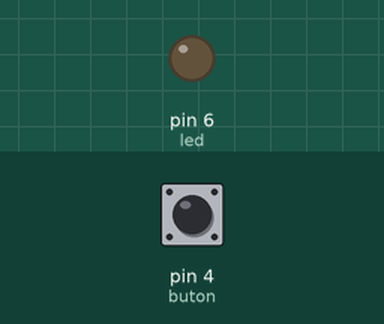
The sketch below on a simulated Arduino Uno, built with avr-gcc and run on an emulated ATmega328P. Shown: output pins drawn as LEDs (lit = HIGH). The inputs (shaded band) are chosen by the test bench; at power-on: pin 4 (buton) LOW.

Above: at 1.2 s.
1.3 s: pin 4 (buton) pulled HIGH for 0.15 s
At 1.37 s:
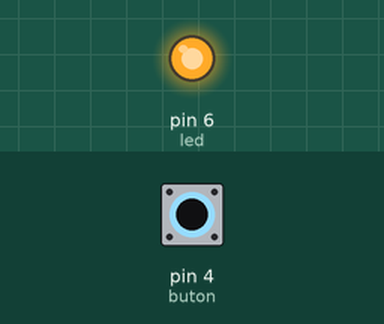
2.9 s: pin 4 (buton) pulled HIGH for 3.2 s
At 7.5 s:
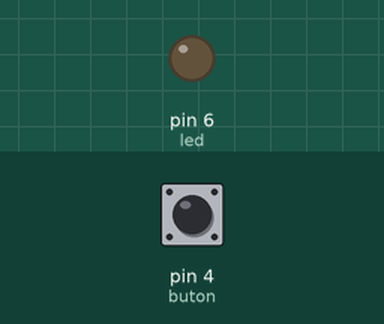
Timing chart, 0 to 9.0 s (numbered marks = the images above; inputs shaded):
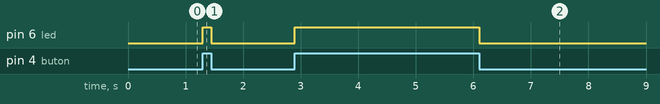

Measured:
- after the input at 1.3 s, pin 6 (led): LOW → HIGH at once, → LOW 0.15 s later
- after the input at 2.9 s, pin 6 (led): LOW → HIGH at once, → LOW 3.2 s later

The sketch:

5-buton.ino
```cpp
/* Hazırlayan : Levent TOPAKTAŞ
 * Butona basınca 6. pine bağlı Led'i yakan,
 * butonu bırakınca Led'i söndüren devre
*/


int led=6;
int buton=4;
boolean butonDurumu=0;

void setup()
{
  pinMode(led, OUTPUT);
  pinMode(buton,INPUT);
}

void loop()
{
  butonDurumu=digitalRead(buton);
  digitalWrite(led, butonDurumu);
  //digitalWrite(led, !butonDurumu);//varsayılan yanması istenirse
 }
```
